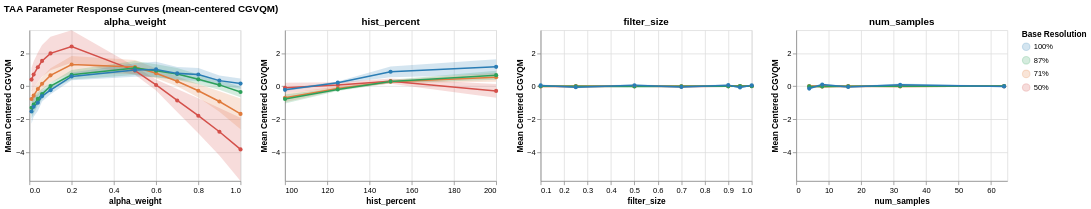

The notebook cell saved with this chart:
### Markdown cell above
#### Trying Friedman Test

### Code cell
agg = df.groupby(['parameter', 'resolution', 'value'])['score_centered'].agg(['mean', 'std', 'count']).reset_index()
agg['ci95'] = 1.96 * (agg['std'] / np.sqrt(agg['count']))
agg['resolution'] = agg['resolution'].astype(str) + '%'

# Compute global y domain
y_min = (agg['mean'] - agg['ci95']).min()
y_max = (agg['mean'] + agg['ci95']).max()
y_scale = alt.Scale(domain=[y_min, y_max])

charts = []
for param in PARAMS:
    sub = agg[agg['parameter'] == param]
    band = alt.Chart(sub).mark_errorband(opacity=0.2).encode(
        x=alt.X('value:Q', title=param),
        y=alt.Y('mean:Q', title='Mean Centered CGVQM', scale=y_scale),
        yError='ci95:Q',
        color=alt.Color('resolution:N', title='Base Resolution', scale=color_scale, sort=res_order)
    )
    line = alt.Chart(sub).mark_line(point=True).encode(
        x=alt.X('value:Q', title=param),
        y=alt.Y('mean:Q', scale=y_scale),
        color=alt.Color('resolution:N', title='Base Resolution', scale=color_scale, sort=res_order),
        tooltip=['resolution', 'value', alt.Tooltip('mean:Q', format='.3f'), alt.Tooltip('ci95:Q', format='.3f')]
    )
    charts.append((band + line).properties(title=f'{param}', width=280, height=200))

alt.hconcat(*charts).resolve_scale(color='shared', x='independent').properties(
    title='TAA Parameter Response Curves (mean-centered CGVQM)'
)

### Figure 1 — Vega-Lite specification as saved in the notebook (floating-point values rounded to 4 significant figures)
{"config": {"view": {"continuousWidth": 300, "continuousHeight": 300}}, "hconcat": [{"layer": [{"mark": {"type": "errorband", "opacity": 0.2}, "encoding": {"color": {"field": "resolution", "scale": {"domain": ["100%", "87%", "71%", "50%"], "range": ["#2a7db5", "#2ca05a", "#e07b3d", "#d4504a"]}, "sort": ["100%", "87%", "71%", "50%"], "title": "Base Resolution", "type": "nominal"}, "x": {"field": "value", "title": "alpha_weight", "type": "quantitative"}, "y": {"field": "mean", "scale": {"domain": [-5.731, 3.394]}, "title": "Mean Centered CGVQM", "type": "quantitative"}, "yError": {"field": "ci95"}}}, {"mark": {"type": "line", "point": true}, "encoding": {"color": {"field": "resolution", "scale": {"domain": ["100%", "87%", "71%", "50%"], "range": ["#2a7db5", "#2ca05a", "#e07b3d", "#d4504a"]}, "sort": ["100%", "87%", "71%", "50%"], "title": "Base Resolution", "type": "nominal"}, "tooltip": [{"field": "resolution", "type": "nominal"}, {"field": "value", "type": "quantitative"}, {"field": "mean", "format": ".3f", "type": "quantitative"}, {"field": "ci95", "format": ".3f", "type": "quantitative"}], "x": {"field": "value", "title": "alpha_weight", "type": "quantitative"}, "y": {"field": "mean", "scale": {"domain": [-5.731, 3.394]}, "type": "quantitative"}}}], "data": {"name": "data-a37786aceaeb7ef68b55a6f310a97aad"}, "height": 200, "title": "alpha_weight", "width": 280}, {"layer": [{"mark": {"type": "errorband", "opacity": 0.2}, "encoding": {"color": {"field": "resolution", "scale": {"domain": ["100%", "87%", "71%", "50%"], "range": ["#2a7db5", "#2ca05a", "#e07b3d", "#d4504a"]}, "sort": ["100%", "87%", "71%", "50%"], "title": "Base Resolution", "type": "nominal"}, "x": {"field": "value", "title": "hist_percent", "type": "quantitative"}, "y": {"field": "mean", "scale": {"domain": [-5.731, 3.394]}, "title": "Mean Centered CGVQM", "type": "quantitative"}, "yError": {"field": "ci95"}}}, {"mark": {"type": "line", "point": true}, "encoding": {"color": {"field": "resolution", "scale": {"domain": ["100%", "87%", "71%", "50%"], "range": ["#2a7db5", "#2ca05a", "#e07b3d", "#d4504a"]}, "sort": ["100%", "87%", "71%", "50%"], "title": "Base Resolution", "type": "nominal"}, "tooltip": [{"field": "resolution", "type": "nominal"}, {"field": "value", "type": "quantitative"}, {"field": "mean", "format": ".3f", "type": "quantitative"}, {"field": "ci95", "format": ".3f", "type": "quantitative"}], "x": {"field": "value", "title": "hist_percent", "type": "quantitative"}, "y": {"field": "mean", "scale": {"domain": [-5.731, 3.394]}, "type": "quantitative"}}}], "data": {"name": "data-b74fc9f774b780abb9ab93ffc0e676b2"}, "height": 200, "title": "hist_percent", "width": 280}, {"layer": [{"mark": {"type": "errorband", "opacity": 0.2}, "encoding": {"color": {"field": "resolution", "scale": {"domain": ["100%", "87%", "71%", "50%"], "range": ["#2a7db5", "#2ca05a", "#e07b3d", "#d4504a"]}, "sort": ["100%", "87%", "71%", "50%"], "title": "Base Resolution", "type": "nominal"}, "x": {"field": "value", "title": "filter_size", "type": "quantitative"}, "y": {"field": "mean", "scale": {"domain": [-5.731, 3.394]}, "title": "Mean Centered CGVQM", "type": "quantitative"}, "yError": {"field": "ci95"}}}, {"mark": {"type": "line", "point": true}, "encoding": {"color": {"field": "resolution", "scale": {"domain": ["100%", "87%", "71%", "50%"], "range": ["#2a7db5", "#2ca05a", "#e07b3d", "#d4504a"]}, "sort": ["100%", "87%", "71%", "50%"], "title": "Base Resolution", "type": "nominal"}, "tooltip": [{"field": "resolution", "type": "nominal"}, {"field": "value", "type": "quantitative"}, {"field": "mean", "format": ".3f", "type": "quantitative"}, {"field": "ci95", "format": ".3f", "type": "quantitative"}], "x": {"field": "value", "title": "filter_size", "type": "quantitative"}, "y": {"field": "mean", "scale": {"domain": [-5.731, 3.394]}, "type": "quantitative"}}}], "data": {"name": "data-c022852dc4eb75a7e86ccadc9dd23d0e"}, "height": 200, "title": "filter_size", "width": 280}, {"layer": [{"mark": {"type": "errorband", "opacity": 0.2}, "encoding": {"color": {"field": "resolution", "scale": {"domain": ["100%", "87%", "71%", "50%"], "range": ["#2a7db5", "#2ca05a", "#e07b3d", "#d4504a"]}, "sort": ["100%", "87%", "71%", "50%"], "title": "Base Resolution", "type": "nominal"}, "x": {"field": "value", "title": "num_samples", "type": "quantitative"}, "y": {"field": "mean", "scale": {"domain": [-5.731, 3.394]}, "title": "Mean Centered CGVQM", "type": "quantitative"}, "yError": {"field": "ci95"}}}, {"mark": {"type": "line", "point": true}, "encoding": {"color": {"field": "resolution", "scale": {"domain": ["100%", "87%", "71%", "50%"], "range": ["#2a7db5", "#2ca05a", "#e07b3d", "#d4504a"]}, "sort": ["100%", "87%", "71%", "50%"], "title": "Base Resolution", "type": "nominal"}, "tooltip": [{"field": "resolution", "type": "nominal"}, {"field": "value", "type": "quantitative"}, {"field": "mean", "format": ".3f", "type": "quantitative"}, {"field": "ci95", "format": ".3f", "type": "quantitative"}], "x": {"field": "value", "title": "num_samples", "type": "quantitative"}, "y": {"field": "mean", "scale": {"domain": [-5.731, 3.394]}, "type": "quantitative"}}}], "data": {"name": "data-c95fedadc9f8c018bb00315ea87b1859"}, "height": 200, "title": "num_samples", "width": 280}], "resolve": {"scale": {"color": "shared", "x": "independent"}}, "title": "TAA Parameter Response Curves (mean-centered CGVQM)", "$schema": "https://vega.github.io/schema/vega-lite/v6.1.0.json", "datasets": {"data-a37786aceaeb7ef68b55a6f310a97aad": [{"parameter": "alpha_weight", "resolution": "50%", "value": 0.01, "mean": 0.4043, "std": 1.684, "count": 21, "ci95": 0.7201}, {"parameter": "alpha_weight", "resolution": "50%", "value": 0.02, "mean": 0.7104, "std": 1.858, "count": 21, "ci95": 0.7945}, {"parameter": "alpha_weight", "resolution": "50%", "value": 0.04, "mean": 1.151, "std": 2.089, "count": 21, "ci95": 0.8934}, {"parameter": "alpha_weight", "resolution": "50%", "value": 0.06, "mean": 1.532, "std": 2.242, "count": 21, "ci95": 0.9587}, {"parameter": "alpha_weight", "resolution": "50%", "value": 0.1, "mean": 1.989, "std": 2.371, "count": 21, "ci95": 1.014}, {"parameter": "alpha_weight", "resolution": "50%", "value": 0.2, "mean": 2.407, "std": 2.31, "count": 21, "ci95": 0.9878}, {"parameter": "alpha_weight", "resolution": "50%", "value": 0.5, "mean": 0.9464, "std": 0.5988, "count": 21, "ci95": 0.2561}, {"parameter": "alpha_weight", "resolution": "50%", "value": 0.6, "mean": 0.07821, "std": 0.7871, "count": 21, "ci95": 0.3366}, {"parameter": "alpha_weight", "resolution": "50%", "value": 0.7, "mean": -0.8608, "std": 1.621, "count": 21, "ci95": 0.6934}, {"parameter": "alpha_weight", "resolution": "50%", "value": 0.8, "mean": -1.783, "std": 2.468, "count": 21, "ci95": 1.056}, {"parameter": "alpha_weight", "resolution": "50%", "value": 0.9, "mean": -2.753, "std": 3.35, "count": 21, "ci95": 1.433}, {"parameter": "alpha_weight", "resolution": "50%", "value": 1.0, "mean": -3.822, "std": 4.464, "count": 21, "ci95": 1.909}, {"parameter": "alpha_weight", "resolution": "71%", "value": 0.01, "mean": -0.7701, "std": 1.188, "count": 21, "ci95": 0.508}, {"parameter": "alpha_weight", "resolution": "71%", "value": 0.02, "mean": -0.5705, "std": 1.098, "count": 21, "ci95": 0.4695}, {"parameter": "alpha_weight", "resolution": "71%", "value": 0.04, "mean": -0.1637, "std": 0.961, "count": 21, "ci95": 0.411}, {"parameter": "alpha_weight", "resolution": "71%", "value": 0.06, "mean": 0.1496, "std": 0.9182, "count": 21, "ci95": 0.3927}, {"parameter": "alpha_weight", "resolution": "71%", "value": 0.1, "mean": 0.6587, "std": 1.009, "count": 21, "ci95": 0.4315}, {"parameter": "alpha_weight", "resolution": "71%", "value": 0.2, "mean": 1.313, "std": 1.214, "count": 21, "ci95": 0.519}, {"parameter": "alpha_weight", "resolution": "71%", "value": 0.5, "mean": 1.166, "std": 0.9795, "count": 21, "ci95": 0.4189}, {"parameter": "alpha_weight", "resolution": "71%", "value": 0.6, "mean": 0.7842, "std": 0.7136, "count": 21, "ci95": 0.3052}, {"parameter": "alpha_weight", "resolution": "71%", "value": 0.7, "mean": 0.2986, "std": 0.688, "count": 21, "ci95": 0.2943}, {"parameter": "alpha_weight", "resolution": "71%", "value": 0.8, "mean": -0.2698, "std": 0.9456, "count": 21, "ci95": 0.4044}, {"parameter": "alpha_weight", "resolution": "71%", "value": 0.9, "mean": -0.9235, "std": 1.459, "count": 21, "ci95": 0.624}, {"parameter": "alpha_weight", "resolution": "71%", "value": 1.0, "mean": -1.673, "std": 2.182, "count": 21, "ci95": 0.9331}, {"parameter": "alpha_weight", "resolution": "87%", "value": 0.01, "mean": -1.298, "std": 1.498, "count": 21, "ci95": 0.6406}, {"parameter": "alpha_weight", "resolution": "87%", "value": 0.02, "mean": -1.113, "std": 1.289, "count": 21, "ci95": 0.5513}, {"parameter": "alpha_weight", "resolution": "87%", "value": 0.04, "mean": -0.7645, "std": 0.9472, "count": 21, "ci95": 0.4051}, {"parameter": "alpha_weight", "resolution": "87%", "value": 0.06, "mean": -0.4749, "std": 0.7408, "count": 21, "ci95": 0.3169}, {"parameter": "alpha_weight", "resolution": "87%", "value": 0.1, "mean": 0.01182, "std": 0.4534, "count": 21, "ci95": 0.1939}, {"parameter": "alpha_weight", "resolution": "87%", "value": 0.2, "mean": 0.6966, "std": 0.6793, "count": 21, "ci95": 0.2905}, {"parameter": "alpha_weight", "resolution": "87%", "value": 0.5, "mean": 1.107, "std": 1.001, "count": 21, "ci95": 0.4281}, {"parameter": "alpha_weight", "resolution": "87%", "value": 0.6, "mean": 0.935, "std": 0.9401, "count": 21, "ci95": 0.4021}, {"parameter": "alpha_weight", "resolution": "87%", "value": 0.7, "mean": 0.7436, "std": 0.856, "count": 21, "ci95": 0.3661}, {"parameter": "alpha_weight", "resolution": "87%", "value": 0.8, "mean": 0.4182, "std": 0.7094, "count": 21, "ci95": 0.3034}, {"parameter": "alpha_weight", "resolution": "87%", "value": 0.9, "mean": 0.08185, "std": 0.6943, "count": 21, "ci95": 0.297}, {"parameter": "alpha_weight", "resolution": "87%", "value": 1.0, "mean": -0.3442, "std": 0.7371, "count": 21, "ci95": 0.3153}, {"parameter": "alpha_weight", "resolution": "100%", "value": 0.01, "mean": -1.524, "std": 1.731, "count": 21, "ci95": 0.7402}, {"parameter": "alpha_weight", "resolution": "100%", "value": 0.02, "mean": -1.242, "std": 1.418, "count": 21, "ci95": 0.6066}, {"parameter": "alpha_weight", "resolution": "100%", "value": 0.04, "mean": -0.9964, "std": 1.173, "count": 21, "ci95": 0.5016}, {"parameter": "alpha_weight", "resolution": "100%", "value": 0.06, "mean": -0.5958, "std": 0.7789, "count": 21, "ci95": 0.3332}, {"parameter": "alpha_weight", "resolution": "100%", "value": 0.1, "mean": -0.2349, "std": 0.5791, "count": 21, "ci95": 0.2477}, {"parameter": "alpha_weight", "resolution": "100%", "value": 0.2, "mean": 0.5958, "std": 0.5463, "count": 21, "ci95": 0.2337}, {"parameter": "alpha_weight", "resolution": "100%", "value": 0.5, "mean": 0.9852, "std": 0.9621, "count": 21, "ci95": 0.4115}, {"parameter": "alpha_weight", "resolution": "100%", "value": 0.6, "mean": 1.021, "std": 1.094, "count": 21, "ci95": 0.4679}, {"parameter": "alpha_weight", "resolution": "100%", "value": 0.7, "mean": 0.7793, "std": 0.9122, "count": 21, "ci95": 0.3902}, {"parameter": "alpha_weight", "resolution": "100%", "value": 0.8, "mean": 0.7097, "std": 0.9314, "count": 21, "ci95": 0.3983}, {"parameter": "alpha_weight", "resolution": "100%", "value": 0.9, "mean": 0.3406, "std": 0.718, "count": 21, "ci95": 0.3071}, {"parameter": "alpha_weight", "resolution": "100%", "value": 1.0, "mean": 0.1614, "std": 0.7233, "count": 21, "ci95": 0.3094}], "data-b74fc9f774b780abb9ab93ffc0e676b2": [{"parameter": "hist_percent", "resolution": "50%", "value": 100.0, "mean": -0.09623, "std": 0.7137, "count": 21, "ci95": 0.3053}, {"parameter": "hist_percent", "resolution": "50%", "value": 125.0, "mean": 0.07059, "std": 0.4068, "count": 21, "ci95": 0.174}, {"parameter": "hist_percent", "resolution": "50%", "value": 150.0, "mean": 0.3084, "std": 0.3748, "count": 21, "ci95": 0.1603}, {"parameter": "hist_percent", "resolution": "50%", "value": 200.0, "mean": -0.2827, "std": 0.9688, "count": 21, "ci95": 0.4143}, {"parameter": "hist_percent", "resolution": "71%", "value": 100.0, "mean": -0.6941, "std": 0.6321, "count": 21, "ci95": 0.2704}, {"parameter": "hist_percent", "resolution": "71%", "value": 125.0, "mean": -0.1303, "std": 0.254, "count": 21, "ci95": 0.1086}, {"parameter": "hist_percent", "resolution": "71%", "value": 150.0, "mean": 0.2776, "std": 0.2383, "count": 21, "ci95": 0.1019}, {"parameter": "hist_percent", "resolution": "71%", "value": 200.0, "mean": 0.5469, "std": 0.6488, "count": 21, "ci95": 0.2775}, {"parameter": "hist_percent", "resolution": "87%", "value": 100.0, "mean": -0.7704, "std": 0.6283, "count": 21, "ci95": 0.2687}, {"parameter": "hist_percent", "resolution": "87%", "value": 125.0, "mean": -0.1896, "std": 0.2442, "count": 21, "ci95": 0.1045}, {"parameter": "hist_percent", "resolution": "87%", "value": 150.0, "mean": 0.2892, "std": 0.2411, "count": 21, "ci95": 0.1031}, {"parameter": "hist_percent", "resolution": "87%", "value": 200.0, "mean": 0.6709, "std": 0.6349, "count": 21, "ci95": 0.2715}, {"parameter": "hist_percent", "resolution": "100%", "value": 100.0, "mean": -0.2164, "std": 0.1566, "count": 21, "ci95": 0.06699}, {"parameter": "hist_percent", "resolution": "100%", "value": 125.0, "mean": 0.2164, "std": 0.1566, "count": 21, "ci95": 0.06699}, {"parameter": "hist_percent", "resolution": "100%", "value": 150.0, "mean": 0.8745, "std": 0.746, "count": 20, "ci95": 0.3269}, {"parameter": "hist_percent", "resolution": "100%", "value": 200.0, "mean": 1.174, "std": 1.049, "count": 20, "ci95": 0.4597}], "data-c022852dc4eb75a7e86ccadc9dd23d0e": [{"parameter": "filter_size", "resolution": "50%", "value": 0.1, "mean": 0.00597, "std": 0.06686, "count": 21, "ci95": 0.02859}, {"parameter": "filter_size", "resolution": "50%", "value": 0.25, "mean": -0.02172, "std": 0.1358, "count": 21, "ci95": 0.05808}, {"parameter": "filter_size", "resolution": "50%", "value": 0.5, "mean": -0.0003763, "std": 0.06012, "count": 21, "ci95": 0.02572}, {"parameter": "filter_size", "resolution": "50%", "value": 0.7, "mean": -0.0216, "std": 0.1373, "count": 20, "ci95": 0.06016}, {"parameter": "filter_size", "resolution": "50%", "value": 0.9, "mean": 0.002953, "std": 0.06722, "count": 21, "ci95": 0.02875}, {"parameter": "filter_size", "resolution": "50%", "value": 0.95, "mean": -0.005582, "std": 0.1052, "count": 21, "ci95": 0.04499}, {"parameter": "filter_size", "resolution": "50%", "value": 1.0, "mean": 0.01876, "std": 0.06625, "count": 21, "ci95": 0.02834}, {"parameter": "filter_size", "resolution": "71%", "value": 0.1, "mean": -0.01838, "std": 0.1267, "count": 21, "ci95": 0.05421}, {"parameter": "filter_size", "resolution": "71%", "value": 0.25, "mean": 0.006358, "std": 0.1194, "count": 21, "ci95": 0.05105}, {"parameter": "filter_size", "resolution": "71%", "value": 0.5, "mean": -0.0008319, "std": 0.08926, "count": 21, "ci95": 0.03818}, {"parameter": "filter_size", "resolution": "71%", "value": 0.7, "mean": 0.002233, "std": 0.1215, "count": 21, "ci95": 0.05198}, {"parameter": "filter_size", "resolution": "71%", "value": 0.9, "mean": 0.001885, "std": 0.07599, "count": 21, "ci95": 0.0325}, {"parameter": "filter_size", "resolution": "71%", "value": 0.95, "mean": 0.01174, "std": 0.1291, "count": 21, "ci95": 0.05521}, {"parameter": "filter_size", "resolution": "71%", "value": 1.0, "mean": -0.003, "std": 0.08565, "count": 21, "ci95": 0.03663}, {"parameter": "filter_size", "resolution": "87%", "value": 0.1, "mean": -0.0003995, "std": 0.1162, "count": 21, "ci95": 0.04972}, {"parameter": "filter_size", "resolution": "87%", "value": 0.25, "mean": 0.003707, "std": 0.1568, "count": 21, "ci95": 0.06707}, {"parameter": "filter_size", "resolution": "87%", "value": 0.5, "mean": -0.01181, "std": 0.1115, "count": 21, "ci95": 0.04768}, {"parameter": "filter_size", "resolution": "87%", "value": 0.7, "mean": 0.0005546, "std": 0.1398, "count": 21, "ci95": 0.05981}, {"parameter": "filter_size", "resolution": "87%", "value": 0.9, "mean": -0.005117, "std": 0.1147, "count": 21, "ci95": 0.04905}, {"parameter": "filter_size", "resolution": "87%", "value": 0.95, "mean": 0.01252, "std": 0.1518, "count": 21, "ci95": 0.06493}, {"parameter": "filter_size", "resolution": "87%", "value": 1.0, "mean": 0.0005393, "std": 0.1183, "count": 21, "ci95": 0.05058}, {"parameter": "filter_size", "resolution": "100%", "value": 0.1, "mean": 0.05166, "std": 0.1245, "count": 21, "ci95": 0.05324}, {"parameter": "filter_size", "resolution": "100%", "value": 0.25, "mean": -0.05677, "std": 0.1337, "count": 21, "ci95": 0.05718}, {"parameter": "filter_size", "resolution": "100%", "value": 0.5, "mean": 0.06428, "std": 0.1217, "count": 20, "ci95": 0.05333}, {"parameter": "filter_size", "resolution": "100%", "value": 0.7, "mean": -0.04498, "std": 0.1243, "count": 21, "ci95": 0.05316}, {"parameter": "filter_size", "resolution": "100%", "value": 0.9, "mean": 0.06463, "std": 0.1155, "count": 21, "ci95": 0.04939}, {"parameter": "filter_size", "resolution": "100%", "value": 0.95, "mean": -0.0699, "std": 0.1118, "count": 21, "ci95": 0.04781}, {"parameter": "filter_size", "resolution": "100%", "value": 1.0, "mean": 0.05536, "std": 0.1258, "count": 21, "ci95": 0.0538}], "data-c95fedadc9f8c018bb00315ea87b1859": [{"parameter": "num_samples", "resolution": "50%", "value": 4.0, "mean": -0.02837, "std": 0.1037, "count": 21, "ci95": 0.04434}, {"parameter": "num_samples", "resolution": "50%", "value": 8.0, "mean": 0.02163, "std": 0.1206, "count": 21, "ci95": 0.05159}, {"parameter": "num_samples", "resolution": "50%", "value": 16.0, "mean": -0.008243, "std": 0.0756, "count": 21, "ci95": 0.03233}, {"parameter": "num_samples", "resolution": "50%", "value": 32.0, "mean": 0.01984, "std": 0.125, "count": 21, "ci95": 0.05346}, {"parameter": "num_samples", "resolution": "50%", "value": 64.0, "mean": -0.004847, "std": 0.08296, "count": 21, "ci95": 0.03548}, {"parameter": "num_samples", "resolution": "71%", "value": 4.0, "mean": 0.01487, "std": 0.1111, "count": 21, "ci95": 0.04751}, {"parameter": "num_samples", "resolution": "71%", "value": 8.0, "mean": -0.02208, "std": 0.1382, "count": 21, "ci95": 0.05909}, {"parameter": "num_samples", "resolution": "71%", "value": 16.0, "mean": 0.000811, "std": 0.09399, "count": 21, "ci95": 0.0402}, {"parameter": "num_samples", "resolution": "71%", "value": 32.0, "mean": -0.01096, "std": 0.1548, "count": 21, "ci95": 0.06621}, {"parameter": "num_samples", "resolution": "71%", "value": 64.0, "mean": 0.01737, "std": 0.1039, "count": 21, "ci95": 0.04446}, {"parameter": "num_samples", "resolution": "87%", "value": 4.0, "mean": -0.007697, "std": 0.1185, "count": 21, "ci95": 0.05069}, {"parameter": "num_samples", "resolution": "87%", "value": 8.0, "mean": -0.01143, "std": 0.1553, "count": 21, "ci95": 0.06643}, {"parameter": "num_samples", "resolution": "87%", "value": 16.0, "mean": -0.005122, "std": 0.1243, "count": 21, "ci95": 0.05315}, {"parameter": "num_samples", "resolution": "87%", "value": 32.0, "mean": 0.007541, "std": 0.1625, "count": 21, "ci95": 0.06948}, {"parameter": "num_samples", "resolution": "87%", "value": 64.0, "mean": 0.01671, "std": 0.09382, "count": 21, "ci95": 0.04013}, {"parameter": "num_samples", "resolution": "100%", "value": 4.0, "mean": -0.1401, "std": 0.1358, "count": 21, "ci95": 0.0581}, {"parameter": "num_samples", "resolution": "100%", "value": 8.0, "mean": 0.1031, "std": 0.1522, "count": 21, "ci95": 0.06511}, {"parameter": "num_samples", "resolution": "100%", "value": 16.0, "mean": -0.04767, "std": 0.1126, "count": 21, "ci95": 0.04814}, {"parameter": "num_samples", "resolution": "100%", "value": 32.0, "mean": 0.09287, "std": 0.159, "count": 21, "ci95": 0.06802}, {"parameter": "num_samples", "resolution": "100%", "value": 64.0, "mean": -0.008204, "std": 0.1027, "count": 21, "ci95": 0.04391}]}}
